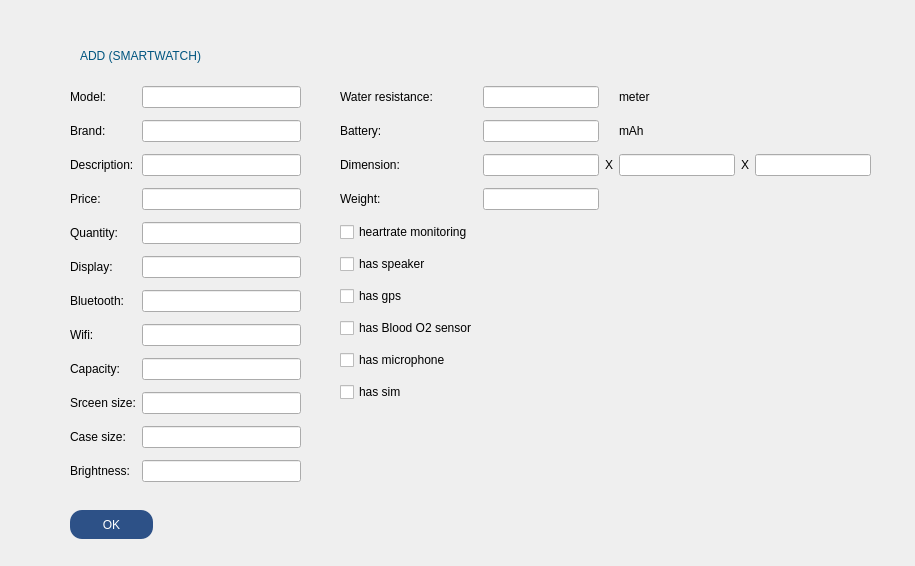
<?xml version="1.0" encoding="UTF-8"?>
<ui version="4.0">
 <class>add_device_watch</class>
 <widget class="QDialog" name="add_device_watch">
  <property name="geometry">
   <rect>
    <x>0</x>
    <y>0</y>
    <width>915</width>
    <height>566</height>
   </rect>
  </property>
  <property name="windowTitle">
   <string>Dialog</string>
  </property>
  <widget class="QPushButton" name="OK_btn">
   <property name="geometry">
    <rect>
     <x>70</x>
     <y>510</y>
     <width>83</width>
     <height>29</height>
    </rect>
   </property>
   <property name="styleSheet">
    <string notr="true">color: rgb(255, 255, 255);
background: rgb(45, 81, 135);
border-radius: 12px;</string>
   </property>
   <property name="text">
    <string>OK</string>
   </property>
  </widget>
  <widget class="QLabel" name="label">
   <property name="geometry">
    <rect>
     <x>80</x>
     <y>40</y>
     <width>301</width>
     <height>31</height>
    </rect>
   </property>
   <property name="styleSheet">
    <string notr="true">font: 22pt &quot;Tw Cen MT Condensed Extra Bold&quot;;
color: rgb(0, 85, 127);</string>
   </property>
   <property name="text">
    <string>ADD (SMARTWATCH)</string>
   </property>
  </widget>
  <widget class="QWidget" name="gridLayoutWidget">
   <property name="geometry">
    <rect>
     <x>70</x>
     <y>80</y>
     <width>231</width>
     <height>415</height>
    </rect>
   </property>
   <layout class="QGridLayout" name="gridLayout">
    <item row="1" column="0">
     <widget class="QLabel" name="label_5">
      <property name="text">
       <string>Brand:</string>
      </property>
     </widget>
    </item>
    <item row="2" column="1">
     <widget class="QLineEdit" name="des_lineEdit"/>
    </item>
    <item row="3" column="0">
     <widget class="QLabel" name="label_6">
      <property name="text">
       <string>Price:</string>
      </property>
     </widget>
    </item>
    <item row="8" column="1">
     <widget class="QLineEdit" name="capacity"/>
    </item>
    <item row="6" column="0">
     <widget class="QLabel" name="label_22">
      <property name="text">
       <string>Bluetooth:</string>
      </property>
     </widget>
    </item>
    <item row="6" column="1">
     <widget class="QLineEdit" name="bluetooth_lineEdit">
      <property name="text">
       <string/>
      </property>
     </widget>
    </item>
    <item row="5" column="0">
     <widget class="QLabel" name="label_25">
      <property name="text">
       <string>Display:</string>
      </property>
     </widget>
    </item>
    <item row="8" column="0">
     <widget class="QLabel" name="label_18">
      <property name="text">
       <string>Capacity:</string>
      </property>
     </widget>
    </item>
    <item row="9" column="0">
     <widget class="QLabel" name="label_19">
      <property name="text">
       <string>Srceen size:</string>
      </property>
     </widget>
    </item>
    <item row="7" column="0">
     <widget class="QLabel" name="label_27">
      <property name="text">
       <string>Wifi:</string>
      </property>
     </widget>
    </item>
    <item row="10" column="1">
     <widget class="QLineEdit" name="case_size"/>
    </item>
    <item row="2" column="0">
     <widget class="QLabel" name="label_3">
      <property name="text">
       <string>Description:</string>
      </property>
     </widget>
    </item>
    <item row="10" column="0">
     <widget class="QLabel" name="label_14">
      <property name="text">
       <string>Case size:</string>
      </property>
     </widget>
    </item>
    <item row="7" column="1">
     <widget class="QLineEdit" name="wifi_lineEdit"/>
    </item>
    <item row="0" column="0">
     <widget class="QLabel" name="label_4">
      <property name="text">
       <string>Model:</string>
      </property>
     </widget>
    </item>
    <item row="1" column="1">
     <widget class="QLineEdit" name="brand_lineEdit"/>
    </item>
    <item row="0" column="1">
     <widget class="QLineEdit" name="model_lineEdit"/>
    </item>
    <item row="9" column="1">
     <widget class="QLineEdit" name="screen_size"/>
    </item>
    <item row="3" column="1">
     <widget class="QLineEdit" name="price_lineEdit"/>
    </item>
    <item row="4" column="0">
     <widget class="QLabel" name="label_7">
      <property name="text">
       <string>Quantity:</string>
      </property>
     </widget>
    </item>
    <item row="5" column="1">
     <widget class="QLineEdit" name="display_lineEdit">
      <property name="text">
       <string/>
      </property>
     </widget>
    </item>
    <item row="4" column="1">
     <widget class="QLineEdit" name="quantity_lineEdit"/>
    </item>
    <item row="11" column="0">
     <widget class="QLabel" name="label_21">
      <property name="text">
       <string>Brightness:</string>
      </property>
     </widget>
    </item>
    <item row="11" column="1">
     <widget class="QLineEdit" name="brightness_lineEdit">
      <property name="text">
       <string/>
      </property>
     </widget>
    </item>
   </layout>
  </widget>
  <widget class="QWidget" name="gridLayoutWidget_2">
   <property name="geometry">
    <rect>
     <x>340</x>
     <y>80</y>
     <width>531</width>
     <height>333</height>
    </rect>
   </property>
   <layout class="QGridLayout" name="gridLayout_2">
    <item row="3" column="1">
     <widget class="QLineEdit" name="weight_lineEdit">
      <property name="text">
       <string/>
      </property>
     </widget>
    </item>
    <item row="2" column="0">
     <widget class="QLabel" name="label_16">
      <property name="text">
       <string>Dimension:</string>
      </property>
     </widget>
    </item>
    <item row="0" column="1">
     <widget class="QLineEdit" name="water_resistance"/>
    </item>
    <item row="2" column="4">
     <widget class="QLabel" name="label_17">
      <property name="text">
       <string>X</string>
      </property>
     </widget>
    </item>
    <item row="1" column="1">
     <widget class="QLineEdit" name="battery_lineEdit">
      <property name="text">
       <string/>
      </property>
     </widget>
    </item>
    <item row="3" column="0">
     <widget class="QLabel" name="label_23">
      <property name="text">
       <string>Weight:</string>
      </property>
     </widget>
    </item>
    <item row="1" column="0">
     <widget class="QLabel" name="label_24">
      <property name="text">
       <string>Battery:</string>
      </property>
     </widget>
    </item>
    <item row="9" column="0">
     <widget class="QCheckBox" name="has_sim">
      <property name="text">
       <string>has sim</string>
      </property>
     </widget>
    </item>
    <item row="2" column="3">
     <widget class="QLineEdit" name="dimension2_lineEdit"/>
    </item>
    <item row="2" column="1">
     <widget class="QLineEdit" name="dimension1_lineEdit"/>
    </item>
    <item row="8" column="0">
     <widget class="QCheckBox" name="has_mic">
      <property name="text">
       <string>has microphone</string>
      </property>
     </widget>
    </item>
    <item row="2" column="2">
     <widget class="QLabel" name="label_10">
      <property name="text">
       <string>X</string>
      </property>
     </widget>
    </item>
    <item row="0" column="0">
     <widget class="QLabel" name="label_20">
      <property name="text">
       <string>Water resistance:</string>
      </property>
     </widget>
    </item>
    <item row="5" column="0">
     <widget class="QCheckBox" name="has_speaker">
      <property name="text">
       <string>has speaker</string>
      </property>
     </widget>
    </item>
    <item row="2" column="5">
     <widget class="QLineEdit" name="dimension3_lineEdit"/>
    </item>
    <item row="7" column="0">
     <widget class="QCheckBox" name="has_blood_O2_sensor">
      <property name="text">
       <string>has Blood O2 sensor</string>
      </property>
     </widget>
    </item>
    <item row="6" column="0">
     <widget class="QCheckBox" name="has_gps">
      <property name="text">
       <string>has gps</string>
      </property>
     </widget>
    </item>
    <item row="4" column="0">
     <widget class="QCheckBox" name="has_heartrate_monitering">
      <property name="text">
       <string>heartrate monitoring</string>
      </property>
     </widget>
    </item>
    <item row="0" column="3">
     <widget class="QLabel" name="label_28">
      <property name="text">
       <string>meter</string>
      </property>
     </widget>
    </item>
    <item row="1" column="3">
     <widget class="QLabel" name="label_29">
      <property name="text">
       <string>mAh</string>
      </property>
     </widget>
    </item>
   </layout>
  </widget>
 </widget>
 <resources/>
 <connections/>
</ui>
